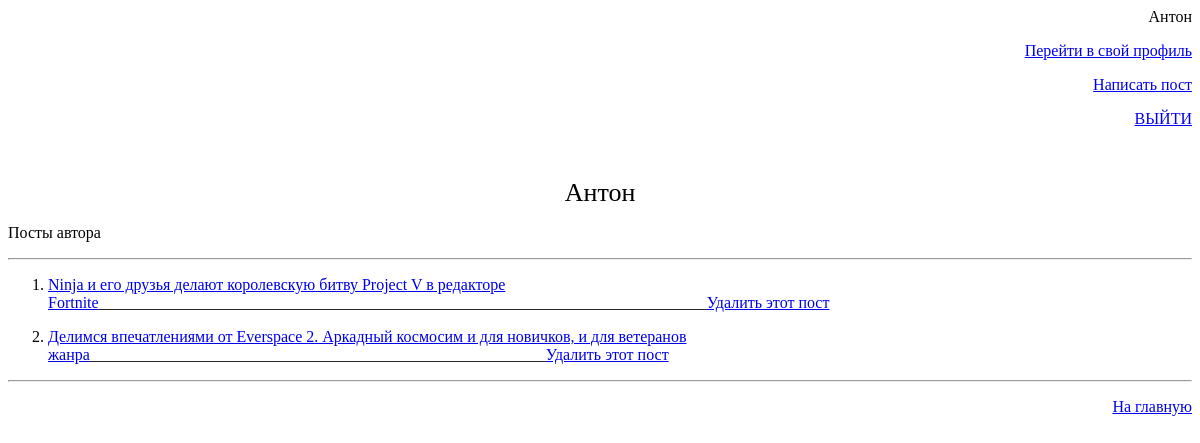
Page /user/admin (signed in) on the earlier database version.
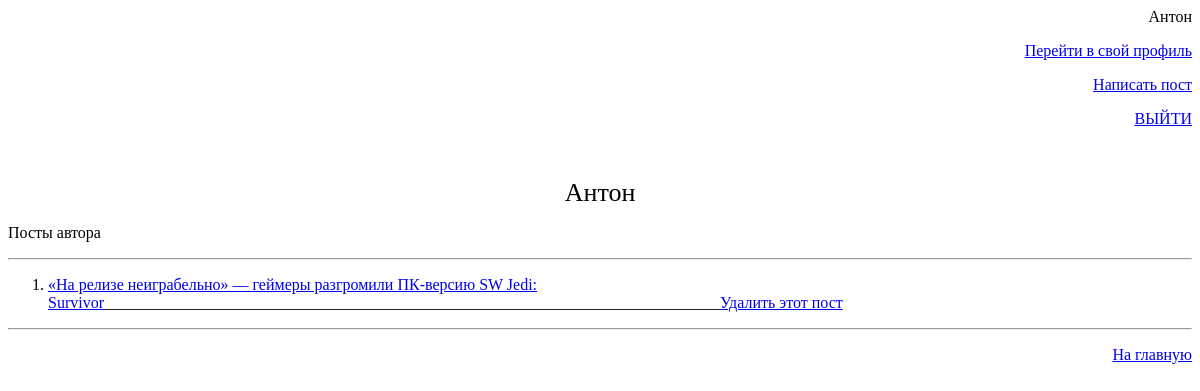
Same page on the later database version.
### tables this page shows
CREATE TABLE user_info (id INTEGER PRIMARY KEY AUTOINCREMENT UNIQUE NOT NULL, login TEXT NOT NULL, pass TEXT NOT NULL, link_to_user UNIQUE, name TEXT NOT NULL);

CREATE TABLE posts (id INTEGER PRIMARY KEY AUTOINCREMENT UNIQUE NOT NULL, title NOT NULL, text NOT NULL, author REFERENCES user_info (id) NOT NULL, post_link NOT NULL);

### server.py (the view)
@app.route('/user/<username>')
def profile(username):
    if "acc" in session and session['acc'] != "-1":
        con = sqlite3.connect(path.join(ROOT, "web_db.db"))
        cur = con.cursor()
        u_id = cur.execute(f'select id, name from user_info where link_to_user = "{username}"').fetchall()[0]
        if u_id[0]:
            posts = cur.execute(f'''select * from posts where author = {u_id[0]}''').fetchall()
            if "acc" in session and session['acc'] != "-1":
                name = session["name"]
                link = session["link"]
                ul = []
                for i in range(len(posts)):
                    ul.append({})
                    ul[i]['name'] = posts[i][1]
                    ul[i]['link'] = posts[i][4]
                    ul[i]['l'] = (150 - len(posts[i][1])) * '_'
                if (session['acc'] == str(u_id[0])):
                    return render_template('self_profile.html', name=name, link=link, post_list=ul, author_name=u_id[1])
                else:
                    return render_template('profile.html', name=name, link=link, post_list=ul, author_name=u_id[1])
            else:
                return '<a href = "/log">Войдите в аккаунт</a>'
        else:
            return "404 error"
    else:
        return '''<a href = "/log">Войдите в аккаунт<br></a>
    <a href = "/reg">Зарегистрироваться</a>'''

### templates/self_profile.html
<p style="text-align:right">{{ name }}</p>
<p style="text-align:right"><a href = "/user/{{ link }}">Перейти в свой профиль</a></p>
<p style="text-align:right"><a href = "/new_post">Написать пост</a></p>
<p style="text-align:right"><a href = "/exit">ВЫЙТИ</a></p>
<p style="text-align:right">&nbsp;</p>
<p style="text-align:center"><span style="font-size:26px">{{ author_name }}</span></p>
<p>Посты автора</p>
<hr />
<ol>
	{% for item in post_list %}
	<li><p><a href = "/post/{{item.link}}">{{item.name}}</a>{{item.l}}<a href = /del/{{item.link}}>Удалить этот пост</a></p></li>
	{% endfor %}
</ol>
<hr />
<p style="text-align:right"><a href = "/main">На главную</a></p>

Differences in the rows shown:
removed posts: name "Ninja и его друзья делают королевскую битву Project V в редакторе Fortnite", l "____________________________________________________________________________"
removed posts: name "Делимся впечатлениями от Everspace 2. Аркадный космосим и для новичков, и для ветеранов жанра", l "_________________________________________________________"
added posts: name "«На релизе неиграбельно» — геймеры разгромили ПК-версию SW Jedi: Survivor", l "_____________________________________________________________________________"
